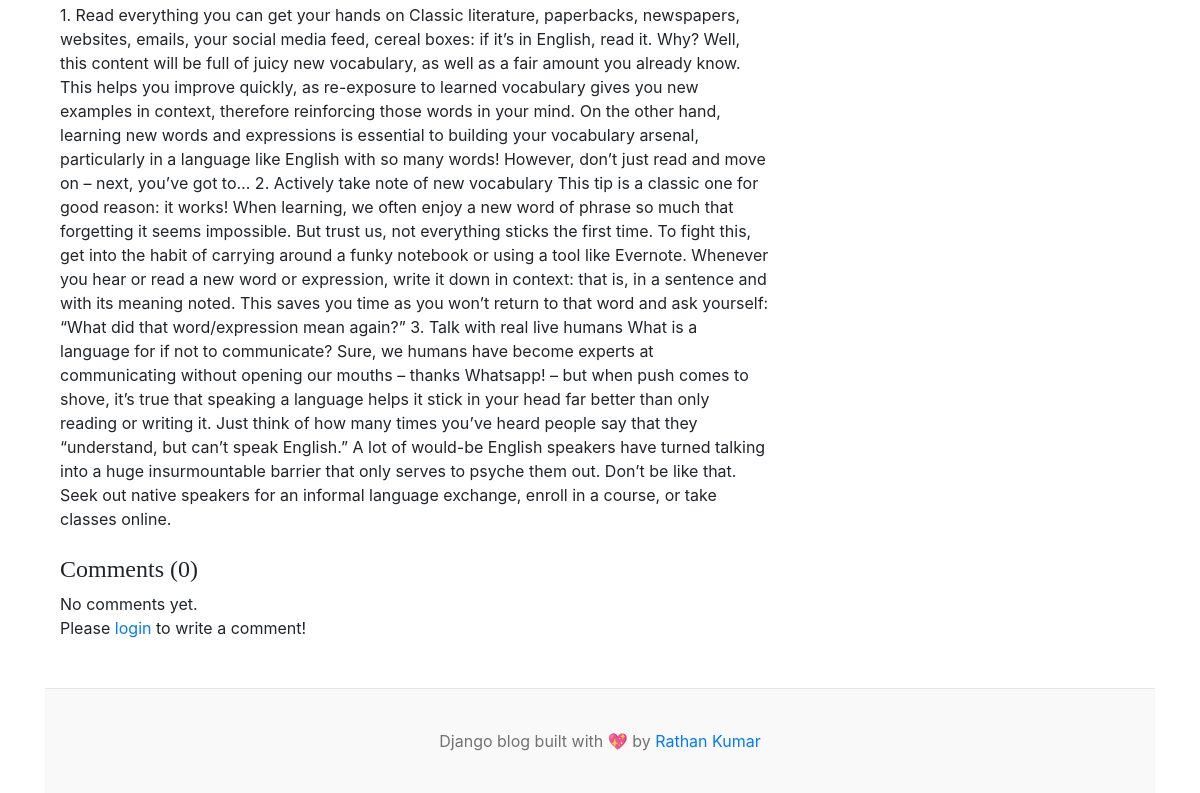
The page /blogs/how-to-learn-english-quickly-10-tips/ (lower part) on the database as committed earlier.
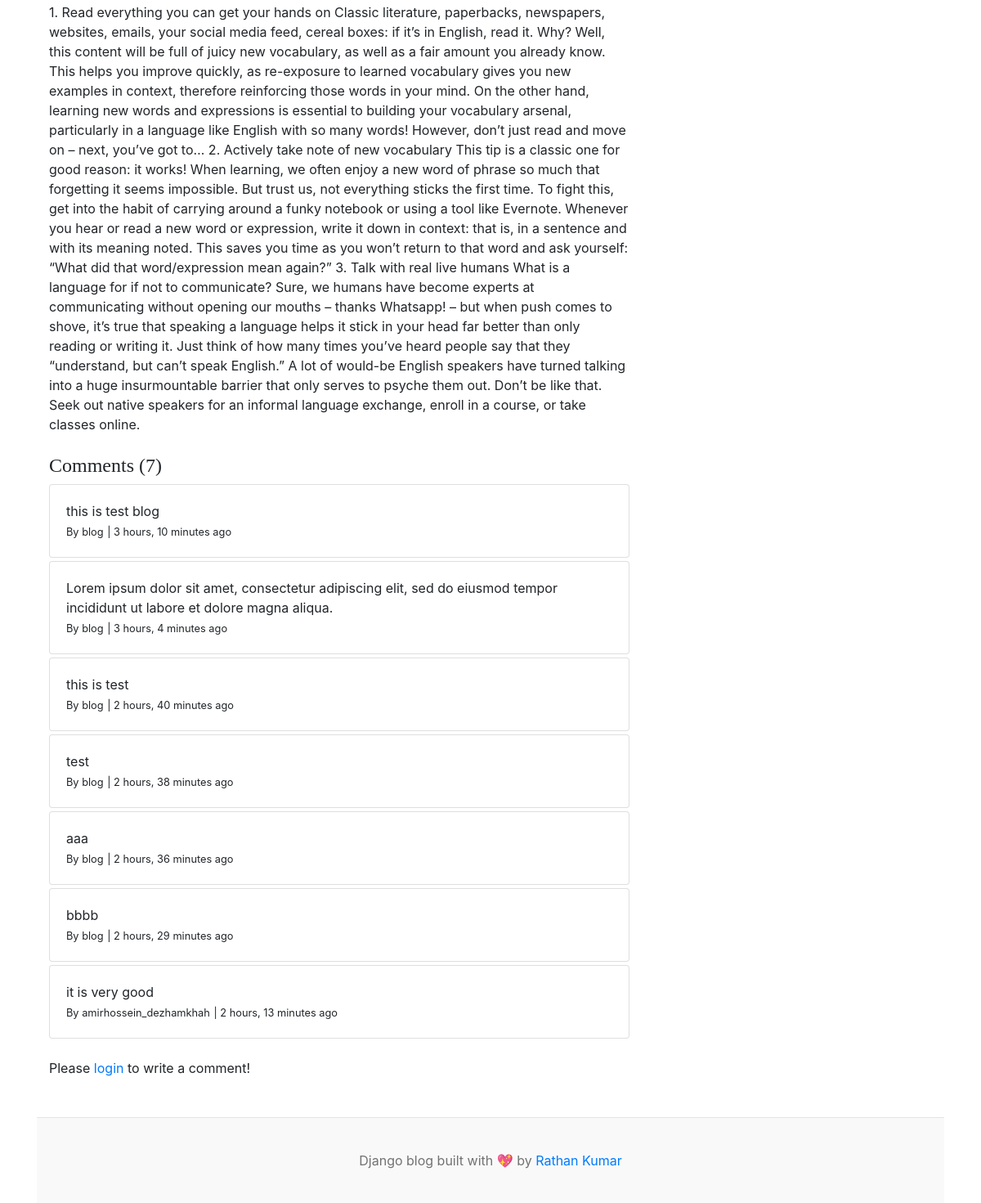
The same page on the database as committed later.
### blogs/models.py (models this page shows)
class Comment(models.Model):
    user = models.ForeignKey(User, on_delete=models.CASCADE)
    blog = models.ForeignKey(Blog, on_delete=models.CASCADE)
    comment = models.TextField(max_length=1000)
    created_at = models.DateTimeField(auto_now_add=True)
    updated_at = models.DateTimeField(auto_now=True)
    def __str__(self):
        return self.comment

### blogs/views.py (the view, shortened to what this page needs)
# urls.py: path('blogs/<slug:slug>/', BlogsView.blogs, name='blogs'),
def blogs(request, slug):
    single_blog = get_object_or_404(Blog, slug=slug, status='Published')
    comments = Comment.objects.filter(blog=single_blog)
    context = {
        'single_blog': single_blog,
        'comments': comments,
    }
    return render(request, 'blogs.html', context)

### blogs/context_processors.py (called while the page is built)
def get_categories(request):
    categories = Category.objects.all()
    return dict(categories=categories)

def get_social_links(request):
    social_links = SocialLink.objects.all()
    return dict(social_links=social_links)

### blogs/models.py (called while the page is built)
    def __str__(self):
        return self.category_name

### templates/blogs.html (shortened to what this page needs)
{% extends 'base.html' %}
{% block content %}
    <div class="container mt-5">
        <div class="row">
            <div class="col-lg-8">
                <article>
                    <section class="mb-5">
                        <p class="fs-5 mb-4">{{ single_blog.blog_body }}</p>
                        <h4>Comments ({{ comments.count }})</h4>
                        {% if comments %}
                            {% for comment in comments %}
                                <div class="card mt-1">
                                    <div class="card-body">
                                        <p class="card-text mb-0">{{ comment }}</p>
                                        <span>
                                        <small>By {{ comment.user }}</small>
                                        <small>| {{ comment.created_at | timesince }} ago</small>
                                    </span>
                                    </div>
                                </div>
                            {% endfor %}
                        {% else %}
                            No comments yet.
                        {% endif %}
                        <br>
                        <div class="form-group">
                            {% if user.is_authenticated %}
                                <form action="" method="POST">
                                    {% csrf_token %}
                                    <div class="form-group">
                                        <textarea name="comment" class="form-control"
                                                  placeholder="Write your comment"></textarea>
                                        <input type="submit" value="Submit" class="btn btn-primary mt-2">
                                    </div>
                                </form>
                            {% else %}
                                <p>Please <span><a href="{% url 'login' %}">login</a></span> to write a comment!</p>
                            {% endif %}
                        </div>
                    </section>
                </article>
            </div>
            <div class="col-lg-4">
            </div>
        </div>
    </div>
{% endblock %}

Rows that differ between the two databases and show on the page:
added Comment: comment "this is test blog", user "blog", created_at "3 hours, 10 minutes"
added Comment: comment "Lorem ipsum dolor sit amet, consectetur adipiscing elit, sed do eiusmod tempor incididunt ut labore et dolore magna aliqua.", user "blog", created_at "3 hours, 4 minutes"
added Comment: comment "this is test", user "blog", created_at "2 hours, 40 minutes"
added Comment: comment "test", user "blog", created_at "2 hours, 38 minutes"
added Comment: comment "aaa", user "blog", created_at "2 hours, 36 minutes"
added Comment: comment "bbbb", user "blog", created_at "2 hours, 29 minutes"
added Comment: comment "it is very good", user "amirhossein_dezhamkhah", created_at "2 hours, 13 minutes"
Other text that changed with them:
{{ comments.count }}: "0" → "7"
text no longer shown: "No comments yet."
